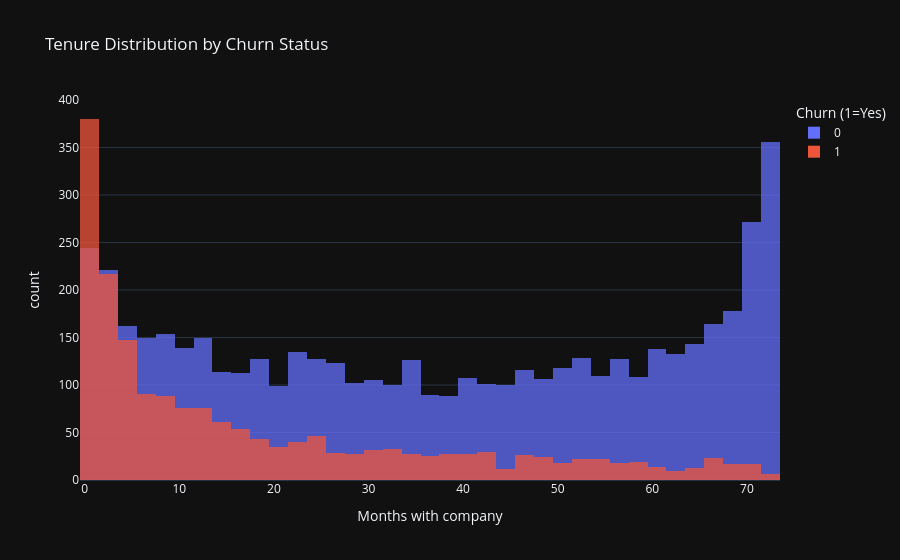

This figure's notebook cell:
### Markdown cell above
## Exploratory Data Analysis

### Code cell
import plotly.express as px

fig = px.histogram(
    df, x="tenure", color="Churn",
    title="Tenure Distribution by Churn Status",
    template="plotly_dark",
    barmode="overlay", opacity=0.75,
    labels={"tenure": "Months with company", "Churn": "Churn (1=Yes)"},
)
fig.show()

### Figure 1 — Plotly figure (JSON) as saved in the notebook; plotly's stock layout.template omitted (floating-point values rounded to 4 significant figures; data arrays with more than 128 entries replaced by an {"elided": "..."} marker saying what was removed)
{"data": [{"bingroup": "x", "hovertemplate": "Churn (1=Yes)=0<br>Months with company=%{x}<br>count=%{y}<extra></extra>", "legendgroup": "0", "marker": {"color": "#636efa", "opacity": 0.75, "pattern": {"shape": ""}}, "name": "0", "orientation": "v", "showlegend": true, "type": "histogram", "x": {"elided": "5174 int values"}, "xaxis": "x", "yaxis": "y"}, {"bingroup": "x", "hovertemplate": "Churn (1=Yes)=1<br>Months with company=%{x}<br>count=%{y}<extra></extra>", "legendgroup": "1", "marker": {"color": "#EF553B", "opacity": 0.75, "pattern": {"shape": ""}}, "name": "1", "orientation": "v", "showlegend": true, "type": "histogram", "x": {"elided": "1869 int values"}, "xaxis": "x", "yaxis": "y"}], "layout": {"barmode": "overlay", "legend": {"title": {"text": "Churn (1=Yes)"}, "tracegroupgap": 0}, "title": {"text": "Tenure Distribution by Churn Status"}, "xaxis": {"anchor": "y", "domain": [0.0, 1.0], "title": {"text": "Months with company"}}, "yaxis": {"anchor": "x", "domain": [0.0, 1.0], "title": {"text": "count"}}}}
